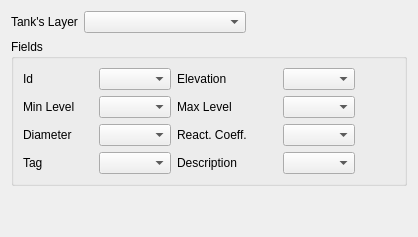
           <widget class="QWidget" name="tabTanks">
            <attribute name="title">
             <string>Tanks</string>
            </attribute>
            <layout class="QGridLayout" name="gridLayout_17">
             <item row="0" column="0">
              <layout class="QGridLayout" name="gridLayout_15">
               <item row="0" column="0">
                <layout class="QHBoxLayout" name="horizontalLayout_25">
                 <item>
                  <widget class="QLabel" name="label_43">
                   <property name="text">
                    <string>Tank's Layer</string>
                   </property>
                  </widget>
                 </item>
                 <item>
                  <widget class="QComboBox" name="cbTankLayer">
                   <property name="sizePolicy">
                    <sizepolicy hsizetype="Expanding" vsizetype="Fixed">
                     <horstretch>0</horstretch>
                     <verstretch>0</verstretch>
                    </sizepolicy>
                   </property>
                  </widget>
                 </item>
                 <item>
                  <spacer name="horizontalSpacer_21">
                   <property name="orientation">
                    <enum>Qt::Horizontal</enum>
                   </property>
                   <property name="sizeHint" stdset="0">
                    <size>
                     <width>40</width>
                     <height>20</height>
                    </size>
                   </property>
                  </spacer>
                 </item>
                </layout>
               </item>
               <item row="1" column="0">
                <widget class="QGroupBox" name="gbTanks">
                 <property name="sizePolicy">
                  <sizepolicy hsizetype="Expanding" vsizetype="Fixed">
                   <horstretch>0</horstretch>
                   <verstretch>0</verstretch>
                  </sizepolicy>
                 </property>
                 <property name="title">
                  <string>Fields</string>
                 </property>
                 <layout class="QGridLayout" name="gridLayout_16">
                  <item row="0" column="1">
                   <layout class="QGridLayout" name="gridLayout_28">
                    <item row="0" column="4">
                     <spacer name="horizontalSpacer_22">
                      <property name="orientation">
                       <enum>Qt::Horizontal</enum>
                      </property>
                      <property name="sizeHint" stdset="0">
                       <size>
                        <width>40</width>
                        <height>20</height>
                       </size>
                      </property>
                     </spacer>
                    </item>
                    <item row="1" column="2">
                     <widget class="QLabel" name="label_48">
                      <property name="minimumSize">
                       <size>
                        <width>100</width>
                        <height>0</height>
                       </size>
                      </property>
                      <property name="text">
                       <string>Max Level</string>
                      </property>
                     </widget>
                    </item>
                    <item row="3" column="0">
                     <widget class="QLabel" name="label_54">
                      <property name="minimumSize">
                       <size>
                        <width>70</width>
                        <height>0</height>
                       </size>
                      </property>
                      <property name="text">
                       <string>Tag</string>
                      </property>
                     </widget>
                    </item>
                    <item row="3" column="3">
                     <widget class="QComboBox" name="cbTank_Descr">
                      <property name="sizePolicy">
                       <sizepolicy hsizetype="Expanding" vsizetype="Fixed">
                        <horstretch>0</horstretch>
                        <verstretch>0</verstretch>
                       </sizepolicy>
                      </property>
                     </widget>
                    </item>
                    <item row="1" column="4">
                     <spacer name="horizontalSpacer_23">
                      <property name="orientation">
                       <enum>Qt::Horizontal</enum>
                      </property>
                      <property name="sizeHint" stdset="0">
                       <size>
                        <width>40</width>
                        <height>20</height>
                       </size>
                      </property>
                     </spacer>
                    </item>
                    <item row="2" column="1">
                     <widget class="QComboBox" name="cbTank_Diameter">
                      <property name="sizePolicy">
                       <sizepolicy hsizetype="Expanding" vsizetype="Fixed">
                        <horstretch>0</horstretch>
                        <verstretch>0</verstretch>
                       </sizepolicy>
                      </property>
                     </widget>
                    </item>
                    <item row="1" column="3">
                     <widget class="QComboBox" name="cbTank_MaxLevel">
                      <property name="sizePolicy">
                       <sizepolicy hsizetype="Expanding" vsizetype="Fixed">
                        <horstretch>0</horstretch>
                        <verstretch>0</verstretch>
                       </sizepolicy>
                      </property>
                     </widget>
                    </item>
                    <item row="1" column="0">
                     <widget class="QLabel" name="label_47">
                      <property name="minimumSize">
                       <size>
                        <width>70</width>
                        <height>0</height>
                       </size>
                      </property>
                      <property name="text">
                       <string>Min Level</string>
                      </property>
                     </widget>
                    </item>
                    <item row="2" column="3">
                     <widget class="QComboBox" name="cbTank_ReactCoeff">
                      <property name="sizePolicy">
                       <sizepolicy hsizetype="Expanding" vsizetype="Fixed">
                        <horstretch>0</horstretch>
                        <verstretch>0</verstretch>
                       </sizepolicy>
                      </property>
                     </widget>
                    </item>
                    <item row="3" column="2">
                     <widget class="QLabel" name="label_55">
                      <property name="minimumSize">
                       <size>
                        <width>100</width>
                        <height>0</height>
                       </size>
                      </property>
                      <property name="text">
                       <string>Description</string>
                      </property>
                     </widget>
                    </item>
                    <item row="3" column="1">
                     <widget class="QComboBox" name="cbTank_Tag">
                      <property name="sizePolicy">
                       <sizepolicy hsizetype="Expanding" vsizetype="Fixed">
                        <horstretch>0</horstretch>
                        <verstretch>0</verstretch>
                       </sizepolicy>
                      </property>
                     </widget>
                    </item>
                    <item row="1" column="1">
                     <widget class="QComboBox" name="cbTank_MinLevel">
                      <property name="sizePolicy">
                       <sizepolicy hsizetype="Expanding" vsizetype="Fixed">
                        <horstretch>0</horstretch>
                        <verstretch>0</verstretch>
                       </sizepolicy>
                      </property>
                     </widget>
                    </item>
                    <item row="2" column="4">
                     <spacer name="horizontalSpacer_24">
                      <property name="orientation">
                       <enum>Qt::Horizontal</enum>
                      </property>
                      <property name="sizeHint" stdset="0">
                       <size>
                        <width>40</width>
                        <height>20</height>
                       </size>
                      </property>
                     </spacer>
                    </item>
                    <item row="3" column="4">
                     <spacer name="horizontalSpacer_27">
                      <property name="orientation">
                       <enum>Qt::Horizontal</enum>
                      </property>
                      <property name="sizeHint" stdset="0">
                       <size>
                        <width>40</width>
                        <height>20</height>
                       </size>
                      </property>
                     </spacer>
                    </item>
                    <item row="0" column="1">
                     <widget class="QComboBox" name="cbTank_Id">
                      <property name="sizePolicy">
                       <sizepolicy hsizetype="Expanding" vsizetype="Fixed">
                        <horstretch>0</horstretch>
                        <verstretch>0</verstretch>
                       </sizepolicy>
                      </property>
                     </widget>
                    </item>
                    <item row="0" column="0">
                     <widget class="QLabel" name="label_44">
                      <property name="minimumSize">
                       <size>
                        <width>70</width>
                        <height>0</height>
                       </size>
                      </property>
                      <property name="text">
                       <string>Id</string>
                      </property>
                     </widget>
                    </item>
                    <item row="0" column="3">
                     <widget class="QComboBox" name="cbTank_Elevat">
                      <property name="sizePolicy">
                       <sizepolicy hsizetype="Expanding" vsizetype="Fixed">
                        <horstretch>0</horstretch>
                        <verstretch>0</verstretch>
                       </sizepolicy>
                      </property>
                     </widget>
                    </item>
                    <item row="2" column="0">
                     <widget class="QLabel" name="label_49">
                      <property name="minimumSize">
                       <size>
                        <width>70</width>
                        <height>0</height>
                       </size>
                      </property>
                      <property name="text">
                       <string>Diameter</string>
                      </property>
                     </widget>
                    </item>
                    <item row="2" column="2">
                     <widget class="QLabel" name="label_56">
                      <property name="minimumSize">
                       <size>
                        <width>100</width>
                        <height>0</height>
                       </size>
                      </property>
                      <property name="text">
                       <string>React. Coeff.</string>
                      </property>
                     </widget>
                    </item>
                    <item row="0" column="2">
                     <widget class="QLabel" name="label_45">
                      <property name="minimumSize">
                       <size>
                        <width>100</width>
                        <height>0</height>
                       </size>
                      </property>
                      <property name="text">
                       <string>Elevation</string>
                      </property>
                     </widget>
                    </item>
                   </layout>
                  </item>
                 </layout>
                </widget>
               </item>
               <item row="2" column="0">
                <spacer name="verticalSpacer_5">
                 <property name="orientation">
                  <enum>Qt::Vertical</enum>
                 </property>
                 <property name="sizeHint" stdset="0">
                  <size>
                   <width>20</width>
                   <height>40</height>
                  </size>
                 </property>
                </spacer>
               </item>
              </layout>
             </item>
            </layout>
           </widget>
